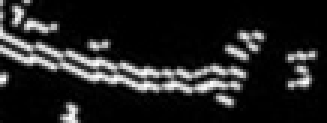
#> input picture code/line.png, 109 x 41 px (shown 3 times larger)
$ python countWhitepixcels.py   (Python 2 division)
#> lines starting #> are read from the running program, lines starting #| are printed output that depends on the picture; after the words box and inside, x2 and y2 are one past the last pixel; in counts of white or black regions, pixels touching at a corner belong together
import cv2
import numpy as np
from matplotlib import pyplot as plt
import Image
from PIL import Image
import os.path


filename = os.path.join('line.png')
img = Image.open(filename)
#> img is the input picture: PIL image 109x41 L; min 0, max 255, mean 33.9


width, height = img.size
#> width = 109; height = 41
print "Dimensions:", img.size, "Total pixels:", width * height
#| Dimensions: (109, 41) Total pixels: 4469

WHITE_MIN = np.array([0,0,0], np.uint8)
WHITE_MAX = np.array([0,0,0], np.uint8)

img = cv2.imread("line.png")
#> img: shape (41, 109, 3); min 0, max 255, mean 33.9
print img
#> (printed output is left out)
dst = cv2.inRange(img, WHITE_MIN, WHITE_MAX)
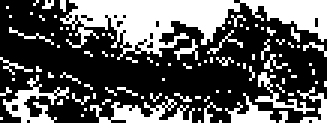
#> dst: shape (41, 109) (shown 3 times larger); 35.5% white; 93 white regions (86 under 20 px), largest, box (x1, y1, x2, y2) and area: (20, 0, 109, 20) 839, (30, 32, 65, 41) 132, (1, 25, 23, 41) 120
no_white = cv2.countNonZero(dst)
#> no_white = 1587
no_white=width*height - no_white
#> no_white = 2882
print('The number of white pixels is: ' + str(no_white))
#| The number of white pixels is: 2882

target = open("LineLength.txt",'a')

data = str(no_white)
#> data = '2882'
target.write(data)
target.write("\n")

target.close()

#cv2.namedWindow("opencv")
#cv2.imshow("opencv",img)
